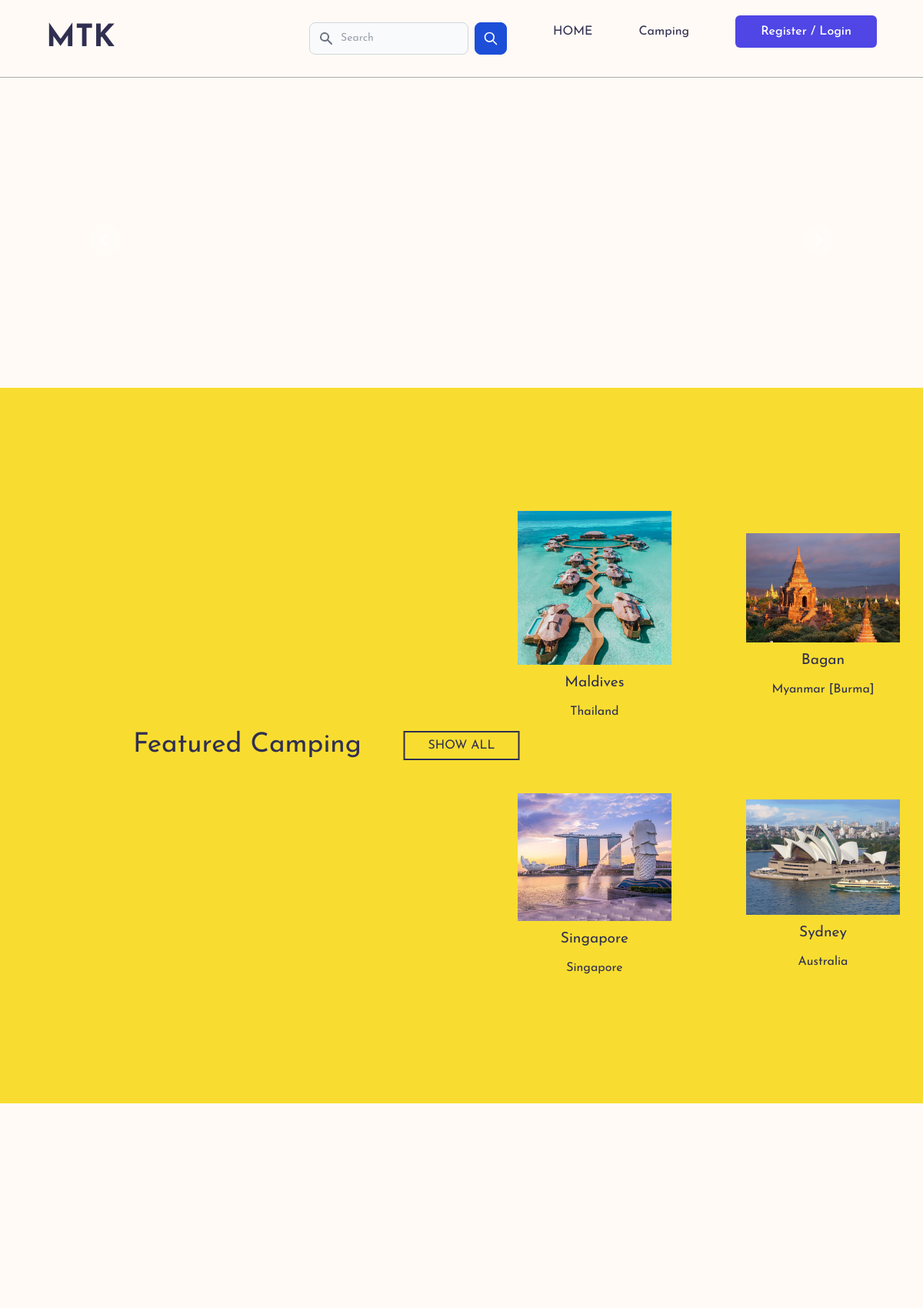
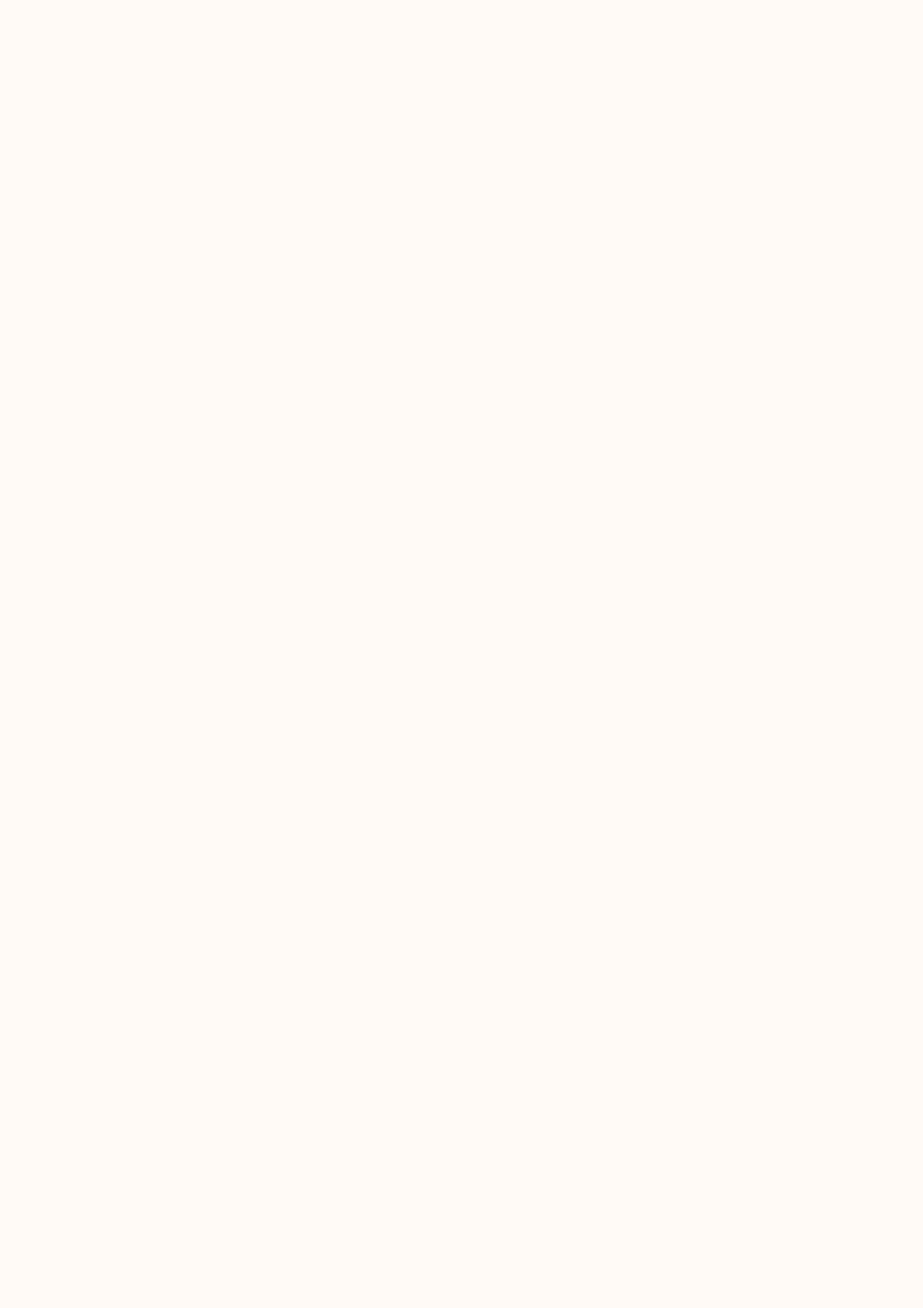
The page / (upper part) on the database its author committed (2 pictures, top to bottom).
### tables this page shows
CREATE TABLE `camping_sites` (
  `id` varchar(100) NOT NULL,
  `name` varchar(100) NOT NULL,
  `location` varchar(100) DEFAULT NULL,
  `description` text,
  `image` text NOT NULL,
  `created_at` timestamp NOT NULL DEFAULT CURRENT_TIMESTAMP,
  `updated_at` timestamp NOT NULL DEFAULT CURRENT_TIMESTAMP ON UPDATE CURRENT_TIMESTAMP
);

### Controller/Camping.php (called while the page is built, shortened)
<?php
require_once("Query.php");
class Camping{
    private query $query;
    function __construct() {
        $this->query = new Query();
    }
    function getCampingData() {
        $sql = "SELECT * FROM camping_sites";
        $this->camping = $this->query->executeQuery($sql, CONST_GET);
        return json_encode($this->camping);
    }
}
?>

### Controller/Query.php (called while the page is built, shortened)
<?php
require_once(CONST_BASE_PATH . "/db_connect.php");
class Query {
    private $conn;
    private array $response = [];
    public function __construct() {
        global $conn;
        $this->conn = $conn;
    }
    public function executeQuery($sql, $method) {
        $this->method = $method;
        if ($this->method === CONST_PUT) {
            $result = mysqli_query($this->conn, $sql);
            if ($result) {
                $this->response = [
                    'success' => true,
                    'message' => 'Updated successfully.'
                ];
            } else {
                $this->response = [
                    'success' => false,
                    'message' => 'Something went wrong.'
                ];
            }
            return $this->response;
        } else if ($this->method === CONST_GET) {
            $result = mysqli_query($this->conn, $sql);
            $data = mysqli_fetch_all($result, MYSQLI_ASSOC);
            return $data;
        } else if ($this->method === CONST_POST) {
            $result = mysqli_query($this->conn, $sql);
            if ($result) {
                $this->response = [
                    'success' => true,
                    'message' => 'Created successfully.'
                ];
            } else {
                $this->response = [
                    'success' => false,
                    'message' => 'Something went wrong.'
                ];
            }
            return $this->response;
        } else if ($this->method === CONST_DELETE) {
            $result = mysqli_query($this->conn, $sql);
            if ($result) {
                $this->response = [
                    'success' => true,
                    'message' => 'Deleted successfully.'
                ];
            } else {
                $this->response = [
                    'success' => false,
                    'message' => 'Something went wrong.'
                ];
            }
            return $this->response;
        }
    }
}
?>

### Controller/CountryList.php (called while the page is built, shortened)
<?php
class CountryList {
    public static function getConstantArray() {
        return self::CONST_COUNTRY_LIST;
    }
}

### index.php (the view, shortened to what this page needs)
<?php
require_once("./Components/header.php");
require_once("./Components/navbar.php");
require_once("./Controller/Camping.php");
require_once("./Controller/CountryList.php");
$camping = new Camping();
$campingData = $camping->getCampingData();
$decodeCampingData = json_decode($campingData, true);
shuffle($decodeCampingData);
$count = 4;
?>
    <div class="banner" id="banner">
        <div id="default-carousel" class="relative w-full" data-carousel="slide">
            <div class="relative h-56 overflow-hidden rounded-lg md:h-96">
            </div>
            <div class="absolute z-30 flex space-x-3 -translate-x-1/2 bottom-5 left-1/2">
                <?php for($i = 0; $i < $count; $i++) {
                    if ($i < count($decodeCampingData)) {
                        $campingSite = $decodeCampingData[$i];
                ?>
                    <?php if ($campingSite['image'] !== '') { ?>
                        <button type="button" class="w-3 h-3 rounded-full" aria-current="true" aria-label="Slide 1" data-carousel-slide-to="0"></button>
                    <?php } ?>
                <?php } ?>
                <?php } ?>
            </div>
            <button type="button" class="absolute top-0 left-0 z-30 flex items-center justify-center h-full px-4 cursor-pointer group focus:outline-none" data-carousel-prev>
                <span class="inline-flex items-center justify-center w-8 h-8 rounded-full sm:w-10 sm:h-10 bg-white/30 dark:bg-gray-800/30 group-hover:bg-white/50 dark:group-hover:bg-gray-800/60 group-focus:ring-4 group-focus:ring-white dark:group-focus:ring-gray-800/70 group-focus:outline-none">
                    <svg aria-hidden="true" class="w-5 h-5 text-white sm:w-6 sm:h-6 dark:text-gray-800" fill="none" stroke="currentColor" viewBox="0 0 24 24" xmlns="http://www.w3.org/2000/svg"><path stroke-linecap="round" stroke-linejoin="round" stroke-width="2" d="M15 19l-7-7 7-7"></path></svg>
                </span>
            </button>
            <button type="button" class="absolute top-0 right-0 z-30 flex items-center justify-center h-full px-4 cursor-pointer group focus:outline-none" data-carousel-next>
                <span class="inline-flex items-center justify-center w-8 h-8 rounded-full sm:w-10 sm:h-10 bg-white/30 dark:bg-gray-800/30 group-hover:bg-white/50 dark:group-hover:bg-gray-800/60 group-focus:ring-4 group-focus:ring-white dark:group-focus:ring-gray-800/70 group-focus:outline-none">
                    <svg aria-hidden="true" class="w-5 h-5 text-white sm:w-6 sm:h-6 dark:text-gray-800" fill="none" stroke="currentColor" viewBox="0 0 24 24" xmlns="http://www.w3.org/2000/svg"><path stroke-linecap="round" stroke-linejoin="round" stroke-width="2" d="M9 5l7 7-7 7"></path></svg>
                </span>
            </button>
        </div>
    </div>
    <section class="shop" id="shop">
        <div class="title">
            <h2 class="titetext">Featured Camping</h2>
        </div>
        <div class="content">
            <?php for($i = 0; $i < $count; $i++) {
                if ($i < count($decodeCampingData)) {
                    $campingSite = $decodeCampingData[$i];
            ?>
                <div class="box">
                    <div class="imgbx">
                        <?php if ($campingSite['image'] !== '') { ?>
                            <img src="./assets/images/<?php echo $campingSite['image']; ?>" alt="" width="200" height="200">
                        <?php } else { ?>
                            <img src="./assets/images/no_image_found.png" alt="" width="200" height="200">
                        <?php } ?>
                    </div>
                    <div class="text">
                        <?php echo $campingSite['name'] ?>
                    </div>
                    <div class="price">
                    <?php echo CountryList::getConstantArray()[$campingSite['location']]; ?>
                    </div>
                    <div class="imgbtn">
                    </div>
                </div>
            <?php } ?>
            <?php } ?>
        </div>
        <a href="./camping.php" class="sall">SHOW ALL</a>
    </section>
<?php
require_once("./Components/footer.php");
?>

### assets/css/variable.css (style rules this page uses)
:root { --color-one: #fff; --color-two: #333; --color-three: red; --color-four: #ededed; --color-five: #F2DAD7; --color-six: #D1A39E; --color-seven: #CECDCA; --color-eight: #474545; --color-nine: #eaeaea; --bg-dark: #333; --gradient-one: rgba(0, 0, 0, .5); --gradient-two: rgba(0, 0, 0, .3); --text-white: #fff; --text-dark: #000; --heading-one: 4rem; --heading-two: 2rem; --heading-three: 1.5rem; --heading-four: 1.25rem; --heading-five: 1rem; --heading-six: .75rem; --margin-auto: auto; --margin-0: 0; --margin-1: 1rem; --margin-2: 2rem; --margin-3: 3rem; --margin-4: 4rem; --margin-5: 5rem; --margin-6: 6rem; --margin-left-3: 3rem; --margin-left-4: 4rem; --padding-0: 0; --padding-1: 1rem; --padding-2: 2rem; --padding-3: 3rem; --padding-4: 4rem; --padding-5: 5rem; --padding-6: 6rem; --font-size-small: 1rem; --font-size-medium: 1.5rem; --font-size-large: 2rem; --font-size-1: 1rem; --font-size-2: 1.25rem; --font-size-3: 1.75rem; --font-size-4: 2.25rem; --font-size-5: 2.5rem; --font-size-6: 2.75rem; --ease: all 0.3s ease-in-out; }

### assets/css/global.css (style rules this page uses)
.text-white { color: var(--text-white); }

### assets/css/styles.css (style rules this page uses)
* { margin: 0; padding: 0; box-sizing: border-box; font-family: 'Josefin Sans', sans-serif; }
section { position: relative; min-height: 100vh; background-color: #f8dd30; display: flex; justify-content: center; align-items: center; padding: 20px; }
html { line-height:1.15; -webkit-text-size-adjust:100% }
body { margin:0 }
a { background-color:transparent }
img { border-style:none }
button,input,optgroup,select,textarea { font-family:inherit; font-size:100%; line-height:1.15; margin:0 }
button,input { overflow:visible }
button,select { text-transform:none }
[type=button],[type=reset],[type=submit],button { -webkit-appearance:button }
blockquote,dd,dl,figure,h1,h2,h3,h4,h5,h6,hr,p,pre { margin:0 }
button { background-color:transparent; background-image:none; padding:0 }
html { font-family:Inter,system-ui,-apple-system,BlinkMacSystemFont,Segoe UI,Roboto,Helvetica Neue,Arial,Noto Sans,sans-serif,Apple Color Emoji,Segoe UI Emoji,Segoe UI Symbol,Noto Color Emoji; line-height:1.5 }
*,:after,:before { box-sizing:border-box; border:0 solid #d5d6d7 }
img { border-style:solid }
[role=button],button { cursor:pointer }
h1,h2,h3,h4,h5,h6 { font-size:inherit; font-weight:inherit }
a { color:inherit; text-decoration:inherit }
button,input,optgroup,select,textarea { padding:0; line-height:inherit; color:inherit }
audio,canvas,embed,iframe,img,object,svg,video { display:block; vertical-align:middle }
img,video { max-width:100%; height:auto }
.space-x-3>:not(template)~:not(template) { --space-x-reverse:0; margin-right:calc(0.75rem*var(--space-x-reverse)); margin-left:calc(0.75rem*(1 - var(--space-x-reverse))) }
.rounded-lg { border-radius:.5rem }
.rounded-full { border-radius:9999px }
.flex { display:flex }
.inline-flex { display:inline-flex }
.items-center { align-items:center }
.justify-center { justify-content:center }
.h-3 { height:.75rem }
.h-5 { height:1.25rem }
.h-8 { height:2rem }
.h-full { height:100% }
.overflow-hidden { overflow:hidden }
.px-4 { padding-left:1rem; padding-right:1rem }
.absolute { position:absolute }
.relative { position:relative }
.top-0 { top:0 }
.right-0 { right:0 }
.left-0 { left:0 }
.text-white { --text-opacity:1; color:#fff; color:rgba(255,255,255,var(--text-opacity)) }
.w-3 { width:.75rem }
.w-5 { width:1.25rem }
.w-8 { width:2rem }
.w-full { width:100% }
.z-30 { z-index:30 }

### assets/css/navbar.css (style rules this page uses)
* { margin: 0; padding: 0; box-sizing: border-box; scroll-behavior: smooth; }
body { background: rgb(255,250,245); }
.banner { display: flex; justify-content: center; align-items: center; flex-direction: column; position: relative; padding-top: 120px; margin: 0px 100px; }
section { padding: 100px 0; }
.shop .title { width: 100%; display: flex; justify-content: center; align-items: center; flex-direction: column; gap: 15px; }
.title h2 { font-size: 2.2em; color: rgb(48,47,81); }
.shop .content { display: flex; justify-content: space-between; align-items: center; flex-wrap: wrap; margin-top: 30px; }
.shop .content .box { display: flex; justify-content: center; flex-direction: column; align-items: center; padding: 30px; gap: 10px; }
.shop .content .box .text { font-size: 1.2em; color: rgb(48,47,81); }
.shop .content .box .price { color: rgb(48,47,81); }
.sall { text-decoration: none; color: rgb(48,47,81); border: 2px solid rgb(48,47,81); padding: 5px 30px; transition: .5s; position: absolute; left: 50%; transform: translateX(-50%); }

### rows shown on the page
camping_sites: image (picture), name "Maldives", location "Thailand"
camping_sites: image (picture), name "Bagan", location "Myanmar [Burma]"
camping_sites: image (picture), name "Singapore", location "Singapore"
camping_sites: image (picture), name "Sydney", location "Australia"

### other values the page prints
$link["text"] "HOME"
$link["text"] "Camping"
$link["text"] "Register / Login"
